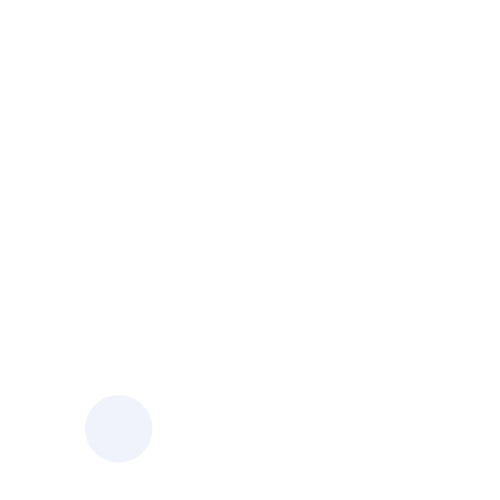
Frame 1 (no input)
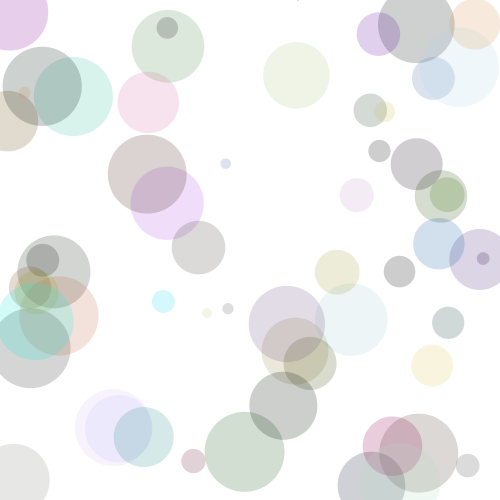
Frame 60 (the mouse pressed at the canvas centre just before this capture)
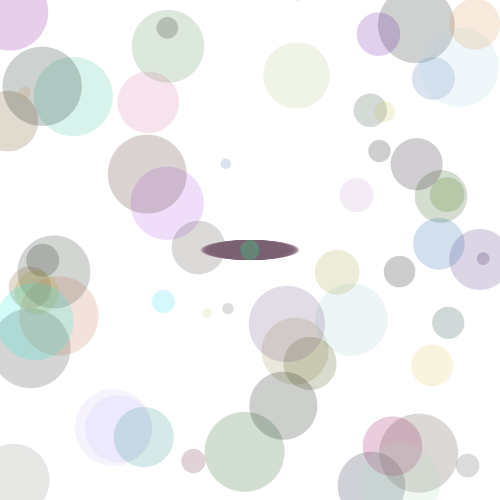
Frame 120 (the mouse held since frame 60 and released just before this capture)

The Processing sketch that drew these frames (run headless with seeded random() and noise(); from frame 60 on, the mouse is pressed at the canvas centre):

// Processing sketch: processing_162748
// ── processing_162748.pde

int counter;

void setup() {  //setup function called initially, only once
  size(500, 500);
  background(255);  //set background white
  colorMode(HSB);   //set colors to Hue, Saturation, Brightness mode
  counter = 0;
}

void draw() {  //draw function loops 
  counter++;
  noStroke();
  fill(random(255),random(255),random(255),50);
  
  if(mousePressed == true) { //add some interaction
    ellipse(mouseX, mouseY, counter%100, 20);
  }
  else {
    ellipse(random(width), random(height), 80*sin(counter), 80*sin(counter));
  }
}
